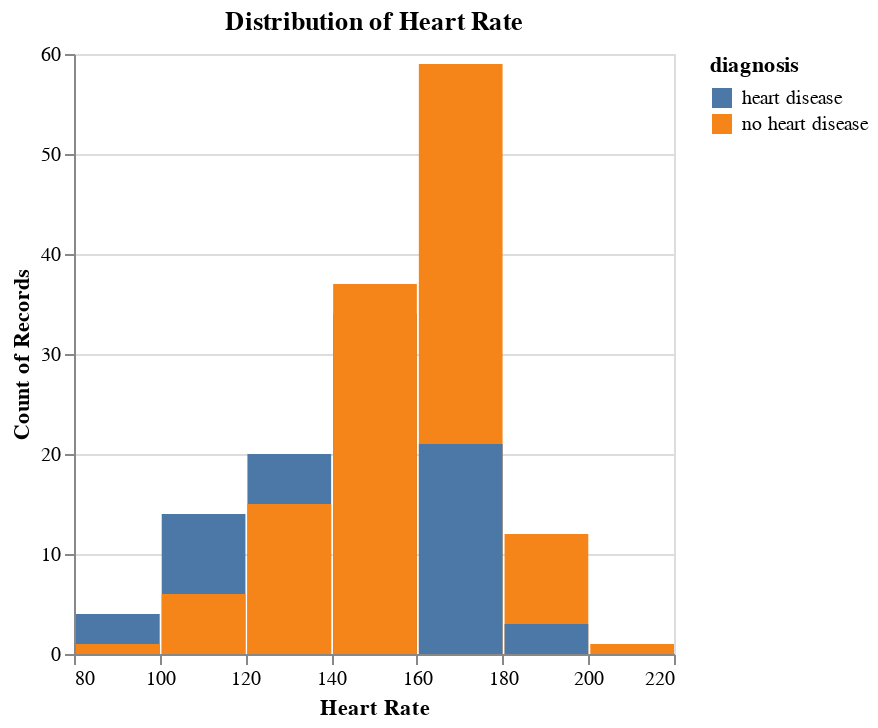

The notebook cell saved with this chart:
### Code cell
# heart rate
hr_hist = alt.Chart(heart_disease_to_plot).mark_bar().encode(
    x=alt.X("max_heart_rate:Q", bin = True).title("Heart Rate"),
    y=alt.Y("count()").stack(False),
    color = "diagnosis:N"
).properties(
    title = "Distribution of Heart Rate"
)

hr_hist

### Figure 1 — Vega-Lite specification as saved in the notebook (floating-point values rounded to 4 significant figures; data arrays with more than 128 entries replaced by an {"elided": "..."} marker saying what was removed)
{"config": {"view": {"continuousWidth": 300, "continuousHeight": 300}}, "data": {"name": "data-0c665f7d56cb8c6e67eee32e6e1f78ee"}, "mark": {"type": "bar"}, "encoding": {"color": {"field": "diagnosis", "type": "nominal"}, "x": {"bin": true, "field": "max_heart_rate", "title": "Heart Rate", "type": "quantitative"}, "y": {"aggregate": "count", "stack": false, "type": "quantitative"}}, "title": "Distribution of Heart Rate", "$schema": "https://vega.github.io/schema/vega-lite/v5.15.1.json", "datasets": {"data-0c665f7d56cb8c6e67eee32e6e1f78ee": {"elided": "227 records"}}}
